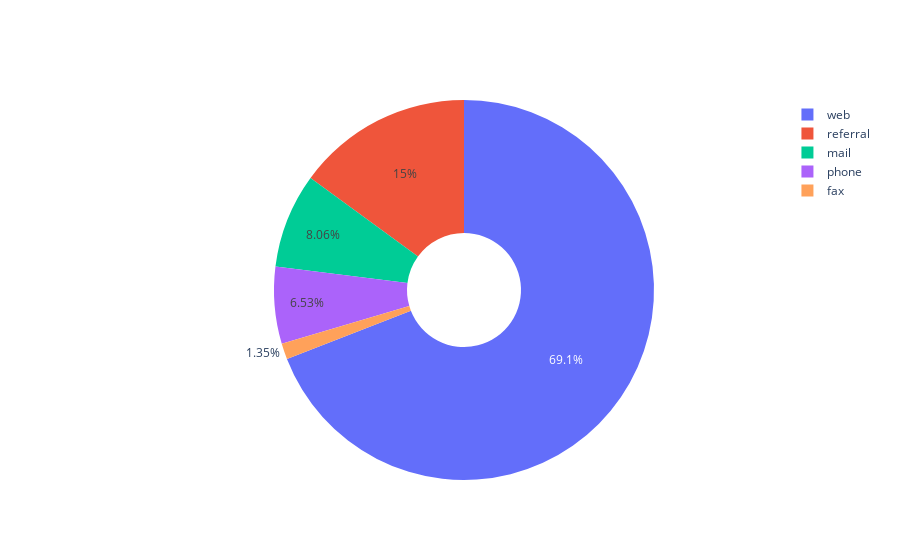

This figure's notebook cell:
### Markdown cell above
## Visualisation of the submitted sources

### Code cell
labels = submitted_results_labels
values = percent_submitted_results_final

# Use `hole` to create a donut-like pie chart
fig = go.Figure(data=[go.Pie(labels=labels, values=values, hole=.3)])
fig.show()

### Figure 1 — Plotly figure (JSON) as saved in the notebook; plotly's stock layout.template omitted (floating-point values rounded to 4 significant figures)
{"data": [{"hole": 0.3, "labels": ["web", "phone", "mail", "fax", "referral"], "type": "pie", "values": [0.6909, 0.06534, 0.08057, 0.0135, 0.1497]}], "layout": {}}
